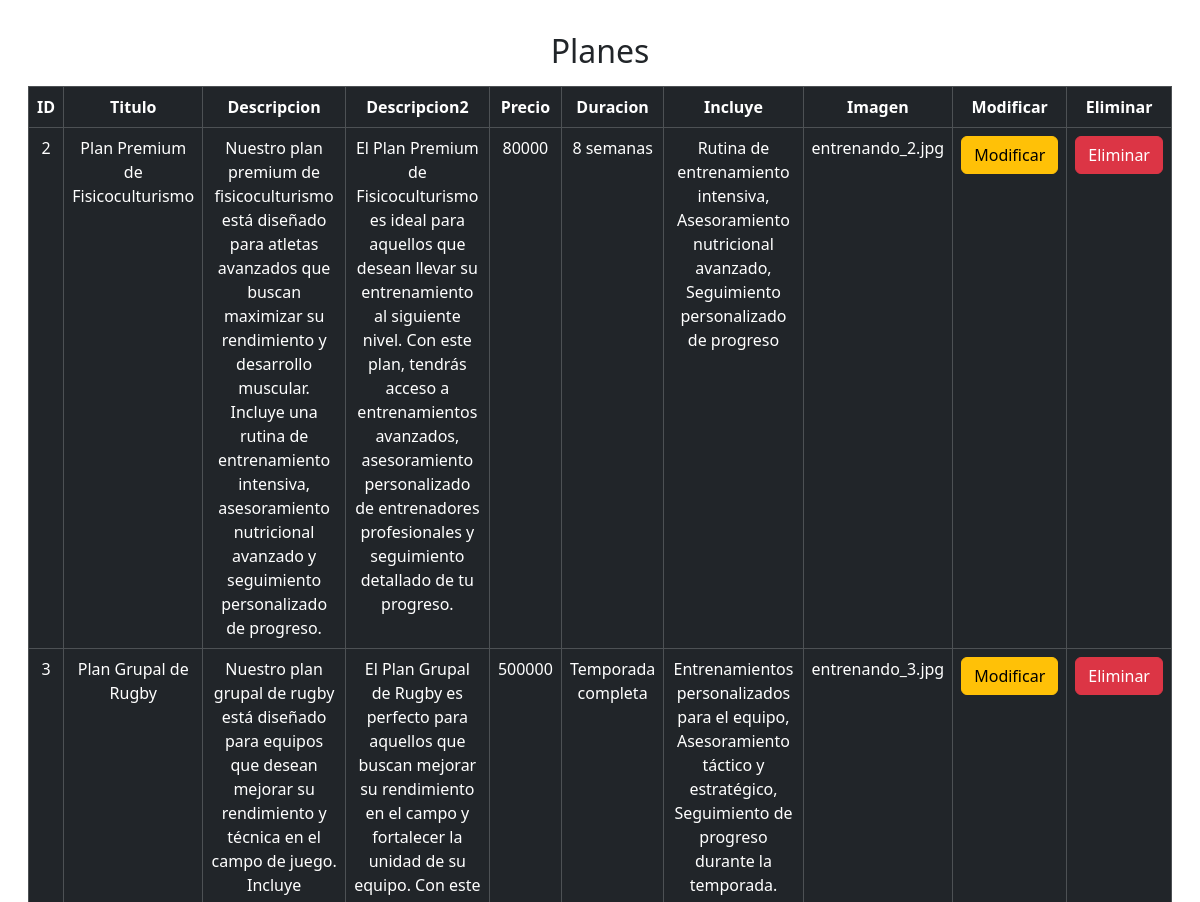
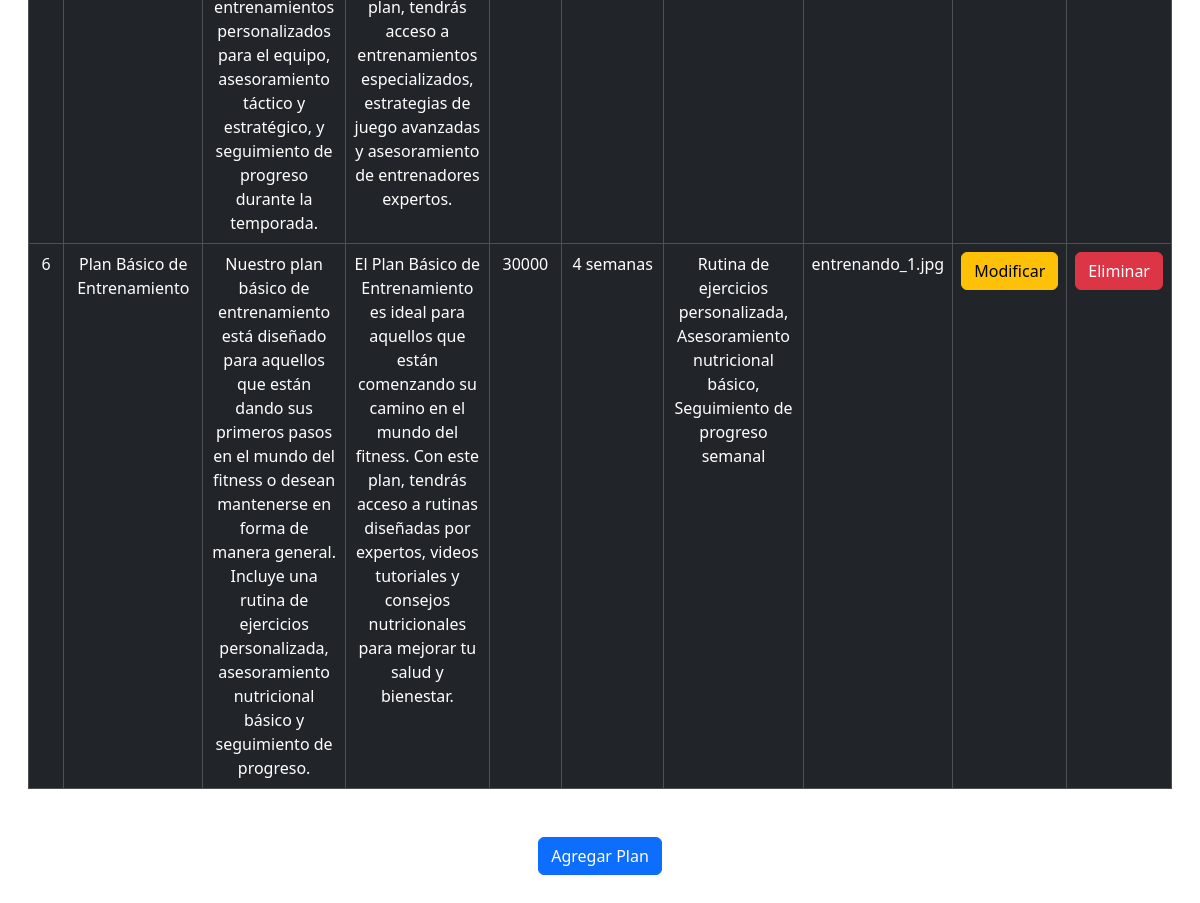
Page /Strongapp/CrudPlanes on the earlier database version (2 pictures, top to bottom).
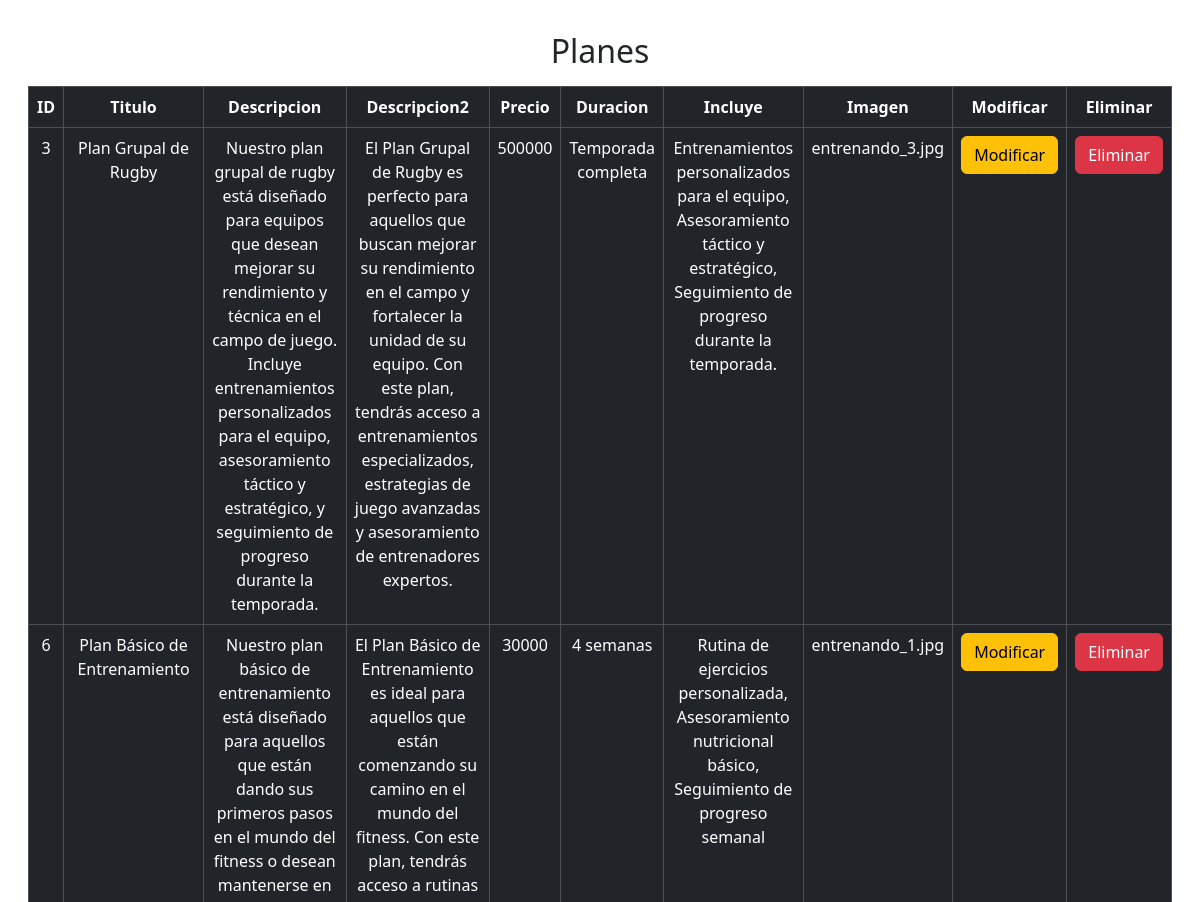
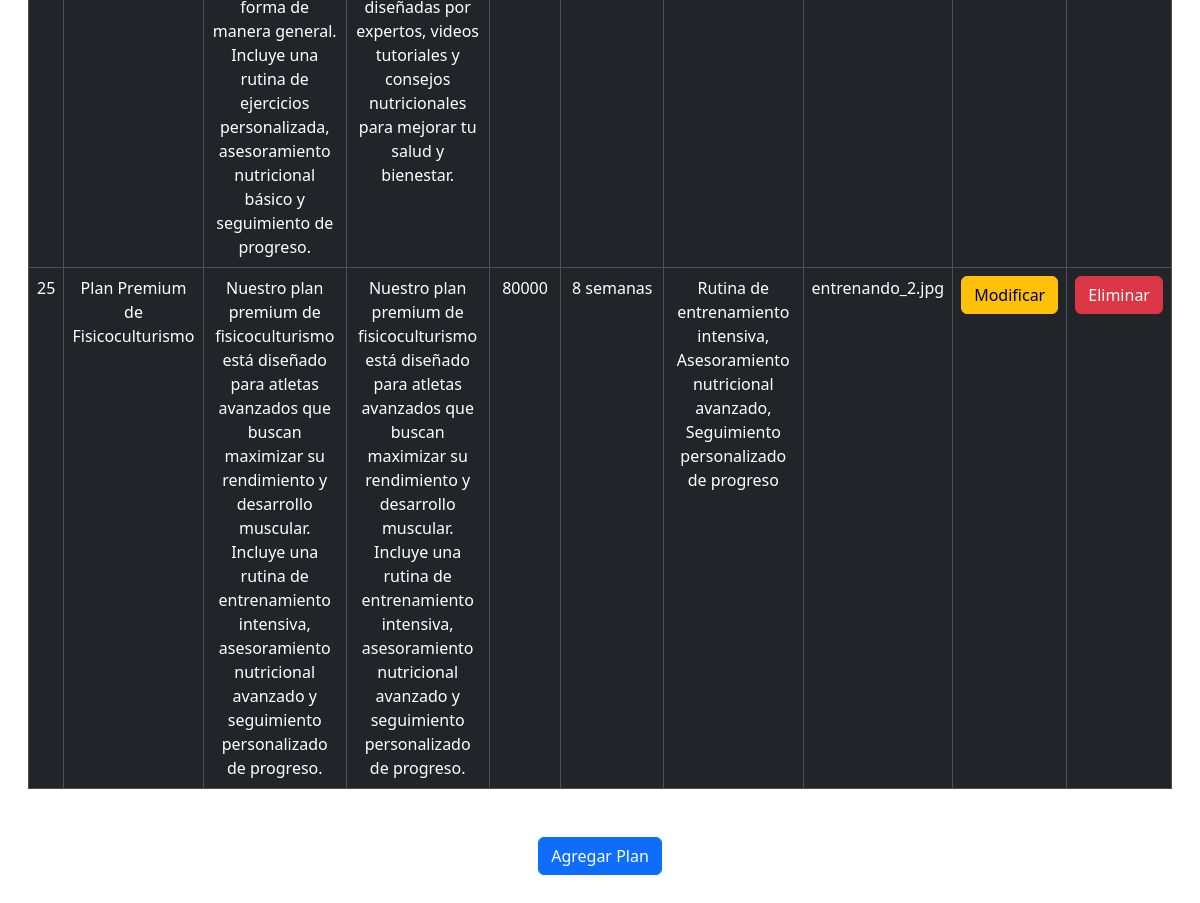
Same page on the later database version (2 pictures, top to bottom).
### Strongapp/models.py (models this page shows)
class Plan(models.Model):
    id_plan = models.AutoField(primary_key=True)
    titulo = models.CharField(max_length=50,null=False,blank=False)
    descripcion = models.TextField(null=False,blank=False)
    descripcion2 = models.TextField(null=False,blank=False)
    precio = models.IntegerField(null=False,blank=False)
    duracion = models.CharField(max_length=50,null=False,blank=False)
    incluye = models.TextField(null=False,blank=False)
    imagen = models.CharField(max_length=100,null=False,blank=False)

### Strongapp/views.py (the view)
# urls.py: path('CrudPlanes', views.crudPlanes, name='crudPlanes'),
def crudPlanes(request):
    planes = Plan.objects.all()
    context = {
        'planes' : planes
    }
    return render(request,"pages/crudPlanes.html", context)

### Strongapp/templates/pages/crudPlanes.html (shortened to what this page needs)
<!DOCTYPE html>
<html lang="en">
  <head>
    {% load static %}
    <link rel="stylesheet" href="{% static 'css/bootstrap.min.css' %}" />
  </head>
  <body>
    <main>
      <div class="container-fluid mb-5">
        <div class="row mx-auto text-center p-3">
          <div>
            <h2 class="my-3">Planes</h2>
          </div>
          <table class="table table-dark table-bordered">
            <thead>
              <th>ID</th>
              <th>Titulo</th>
              <th>Descripcion</th>
              <th>Descripcion2</th>
              <th>Precio</th>
              <th>Duracion</th>
              <th>Incluye</th>
              <th>Imagen</th>
              <th>Modificar</th>
              <th>Eliminar</th>
            </thead>
            <tbody>
              {% if planes %}
                {% for p in planes %}
                  <tr>
                    <td>{{ p.id_plan }}</td>
                    <td>{{ p.titulo }}</td>
                    <td>{{ p.descripcion }}</td>
                    <td>{{ p.descripcion2 }}</td>
                    <td>{{ p.precio }}</td>
                    <td>{{ p.duracion }}</td>
                    <td>{{ p.incluye }}</td>
                    <td>{{ p.imagen }}</td>
                    <th>
                        <a href="{% url "modificaPlan" pk=p.id_plan %}"><button class="btn btn-warning" type="button">Modificar</button></a>
                    </th>
                    <th>
                        <a href="{% url "eliminarPlan" pk=p.id_plan %}"><button class="btn btn-danger" type="button">Eliminar</button></a>
                    </th>
                  </tr>
                {% endfor %}
              {% endif %}
            </tbody>
          </table>
        </div>
        <div class="d-flex justify-content-center my-3">
            <a href="{% url 'agregarPlan' %}">
                <button type="button" class="btn btn-primary">Agregar Plan</button>
            </a>
        </div>
      </div>
    </main>
  </body>
</html>

Differences in the rows shown:
removed Plan: id_plan "2", titulo "Plan Premium de Fisicoculturismo", descripcion "Nuestro plan premium de fisicoculturismo está diseñado para atletas avanzados que buscan maximizar su rendimiento y desarrollo muscular. Incluye una rutina de entrenamiento intensiva, asesoramiento nutricional avanzado y seguimiento personalizado de progreso.", descripcion2 "El Plan Premium de Fisicoculturismo es ideal para aquellos que desean llevar su entrenamiento al siguiente nivel. Con este plan, tendrás acceso a entrenamientos avanzados, asesoramiento personalizado de entrenadores profesionales y seguimiento detallado de tu progreso.", precio "80000", duracion "8 semanas", incluye "Rutina de entrenamiento intensiva, Asesoramiento nutricional avanzado, Seguimiento personalizado de progreso", imagen "entrenando_2.jpg"
added Plan: id_plan "25", titulo "Plan Premium de Fisicoculturismo", descripcion "Nuestro plan premium de fisicoculturismo está diseñado para atletas avanzados que buscan maximizar su rendimiento y desarrollo muscular. Incluye una rutina de entrenamiento intensiva, asesoramiento nutricional avanzado y seguimiento personalizado de progreso.", descripcion2 "Nuestro plan premium de fisicoculturismo está diseñado para atletas avanzados que buscan maximizar su rendimiento y desarrollo muscular. Incluye una rutina de entrenamiento intensiva, asesoramiento nutricional avanzado y seguimiento personalizado de progreso.", precio "80000", duracion "8 semanas", incluye "Rutina de entrenamiento intensiva, Asesoramiento nutricional avanzado, Seguimiento personalizado de progreso", imagen "entrenando_2.jpg"
